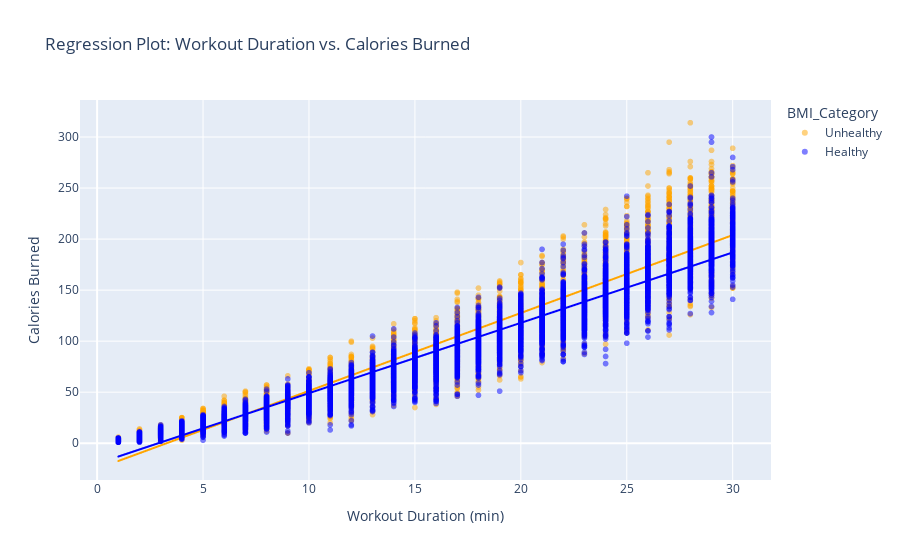

The notebook cell saved with this chart:
### Markdown cell above
## Plot 2
### Regression Plot: Workout Duration vs. Calories Burned

We can derive from this visualization that most of our Unhealthy BMI individuals burn more calories than our healthier individuals, and work out for longer (as seen from the orange data points migrating towards the top right). This could mean they are working towards a healthier BMI by taking more time to work out and burn more calories. Still, it could also indicate that they are overworking themselves and not hitting optimal workout duration and calories burned.

We want to model our suggestions based on the range presented by the Health BMI individuals.

### Code cell
regression = regression_plot(data)
regression

### Figure 1 — Plotly figure (JSON) as saved in the notebook; plotly's stock layout.template omitted (floating-point values rounded to 4 significant figures; data arrays with more than 128 entries replaced by an {"elided": "..."} marker saying what was removed)
{"data": [{"hovertemplate": "BMI_Category=Unhealthy<br>Workout Duration (min)=%{x}<br>Calories Burned=%{y}<extra></extra>", "legendgroup": "Unhealthy", "marker": {"color": "orange", "opacity": 0.5, "symbol": "circle"}, "mode": "markers", "name": "Unhealthy", "showlegend": true, "type": "scattergl", "x": {"elided": "5651 int values"}, "xaxis": "x", "y": {"elided": "5651 int values"}, "yaxis": "y"}, {"hovertemplate": "<b>OLS trendline</b><br>Calories = 7.63322 * Duration + -25.0605<br>R<sup>2</sup>=0.897648<br><br>BMI_Category=Unhealthy<br>Workout Duration (min)=%{x}<br>Calories Burned=%{y} <b>(trend)</b><extra></extra>", "legendgroup": "Unhealthy", "marker": {"color": "orange", "opacity": 0.5, "symbol": "circle"}, "mode": "lines", "name": "Unhealthy", "showlegend": false, "type": "scattergl", "x": {"elided": "5651 int values"}, "xaxis": "x", "y": {"elided": "5651 float values"}, "yaxis": "y"}, {"hovertemplate": "BMI_Category=Healthy<br>Workout Duration (min)=%{x}<br>Calories Burned=%{y}<extra></extra>", "legendgroup": "Healthy", "marker": {"color": "blue", "opacity": 0.5, "symbol": "circle"}, "mode": "markers", "name": "Healthy", "showlegend": true, "type": "scattergl", "x": {"elided": "9349 int values"}, "xaxis": "x", "y": {"elided": "9349 int values"}, "yaxis": "y"}, {"hovertemplate": "<b>OLS trendline</b><br>Calories = 6.89308 * Duration + -19.9235<br>R<sup>2</sup>=0.932382<br><br>BMI_Category=Healthy<br>Workout Duration (min)=%{x}<br>Calories Burned=%{y} <b>(trend)</b><extra></extra>", "legendgroup": "Healthy", "marker": {"color": "blue", "opacity": 0.5, "symbol": "circle"}, "mode": "lines", "name": "Healthy", "showlegend": false, "type": "scattergl", "x": {"elided": "9349 int values"}, "xaxis": "x", "y": {"elided": "9349 float values"}, "yaxis": "y"}], "layout": {"autosize": true, "legend": {"title": {"text": "BMI_Category"}, "tracegroupgap": 0}, "title": {"text": "Regression Plot: Workout Duration vs. Calories Burned"}, "xaxis": {"anchor": "y", "autorange": true, "domain": [0, 1], "range": [-0.7664, 31.77], "title": {"text": "Workout Duration (min)"}, "type": "linear"}, "yaxis": {"anchor": "x", "autorange": true, "domain": [0, 1], "range": [-36.02, 335.9], "title": {"text": "Calories Burned"}, "type": "linear"}}}
